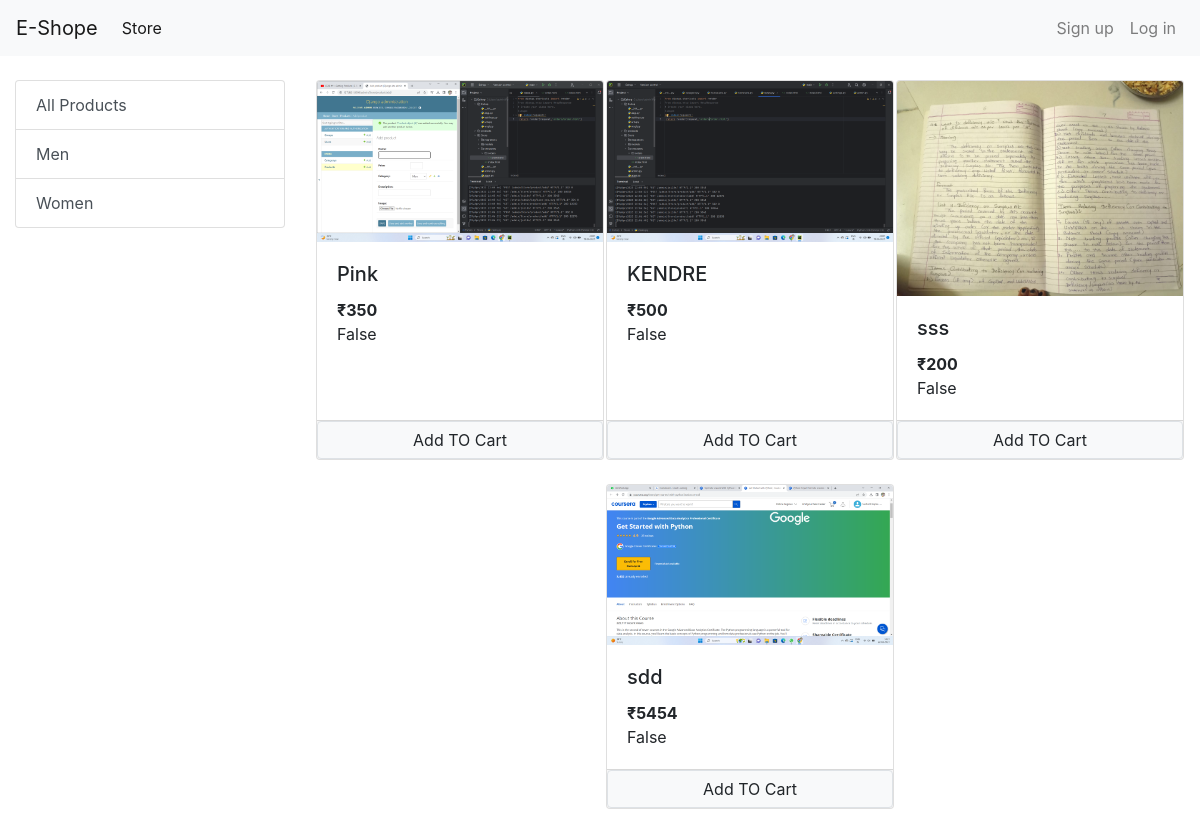
The app's page /?category=2 with its own data.
### Store/models/category.py (models this page shows, shortened)
class Category(models.Model):
    name  = models.CharField(max_length=100)
    @staticmethod
    def get_all_categories():
        return  Category.objects.all()

### Store/models/product.py (models this page shows, shortened)
class Product(models.Model):
    name = models.CharField(max_length=50)
    price = models.IntegerField(max_length=20)
    category=models.ForeignKey(Category,on_delete=models.CASCADE,default=1)
    description = models.CharField(max_length=200)
    image = models.ImageField(upload_to='upload/products/')
    @staticmethod
    def get_all_product_by_categoryid(category_id):
       if category_id:
        return Product.objects.filter(category = category_id)
       else :
        return Product.get_all_products();

### Store/views/home.py (the view, shortened to what this page needs)
# urls.py: path('', Index.as_view(), name='homepage'),
class Index(View):
    def get(self,request ):
        products = None
        cart = request.session.get('cart')
        if not cart:
            request.session['cart']={}
        categories = Category.get_all_categories()
        categoryID = request.GET.get('category')
        if categoryID:
            products = Product.get_all_product_by_categoryid(categoryID)
        else:
            products = Product.get_all_products();
        data = {}
        data['products'] = products
        data['categories'] = categories
        print('You are : ', request.session.get('email'))
        return render(request, 'index.html', data)

### Store/templatetags/cart.py (called while the page is built)
@register.filter(name='is_in_cart')
def is_in_cart(product,cart):
    keys = cart.keys()
    for id in keys:
        if int(id) == product.id:
            return True
    return False;

### Store/templatetags/custom_filter.py (called while the page is built)
@register.filter(name='currency')
def currency(number):
    return "₹"+ str(number)

### Store/templates/index.html (shortened to what this page needs)
 {% extends 'base.html' %}
 {% block content %}
 {% load cart %}
 {% load custom_filter %}
 <div class="container-fluid mt-4 ">
 <div class="row">
   <div class="col-lg-3 mx-auto">
     <div class="list-group">
      <a href="/" class="list-group-item list-group-item-action ">All Products</a>
      {% for category in categories %}
      <a href="/?category={{category.id}}" class="list-group-item list-group-item-action ">{{category.name}}</a>
      {% endfor %}
    </div>
  </div>
  <div id="product " class="col-lg-9 mx-auto ">
    <div class="row mx-auto ">
      {% for product in products %}
      <div class="card mx-auto mb-4" id ={{product.id}} style="width: 18rem;">
       <img src="{{product.image.url}}" class="card-img-top" alt="...">
       <div class="card-body">
         <h5 class="card-title">{{product.name}}</h5>
         <p class="card-text"><b>{{product.price|currency}}</b></p>
         {{product | is_in_cart:request.session.cart }}
        </div>
         <div class="card-footer p-0 ">
          {% if product|is_in_cart:request.session.cart %}
          <div class="row no-gutters" >
            <form action="/#{{product.id}}" class="col-2" method="post">
              {% csrf_token %}
              <input hidden type="text" name ='product'  value='{{product.id}}'>
              <input hidden type="text" name ='remove'  value='True'>
              <input type="submit" value=" - " class=" btn btn-block btn-secondary">
             </form>
          <div class="text-center col ">{{product|cart_quantity:request.session.cart}} in Cart</div>
           <form action="/#{{product.id}}" class="col-2" method="post">
            {% csrf_token %}
            <input hidden type="text" name ='product'  value='{{product.id}}'>
            <input type="submit" value=" + " class=" btn btn-block btn-secondary">
           </form>
          </div>
          {% else %}
          <form action="/#{{product.id}}" method="POST" class="btn-block">
             <input type="submit" class="float-right btn-block btn btn-light border" value=' Add TO Cart '>
           </form>
           {% endif %}
         </div>
       </div>
       {% endfor %}
       {% endblock %}

### records on screen
Category: name "Men"
Category: name "Women"
Product: image (picture), name "Pink", price "₹350", session "False"
Product: image (picture), name "KENDRE", price "₹500", session "False"
Product: image (picture), name "sss", price "₹200", session "False"
Product: image (picture), name "sdd", price "₹5454", session "False"
